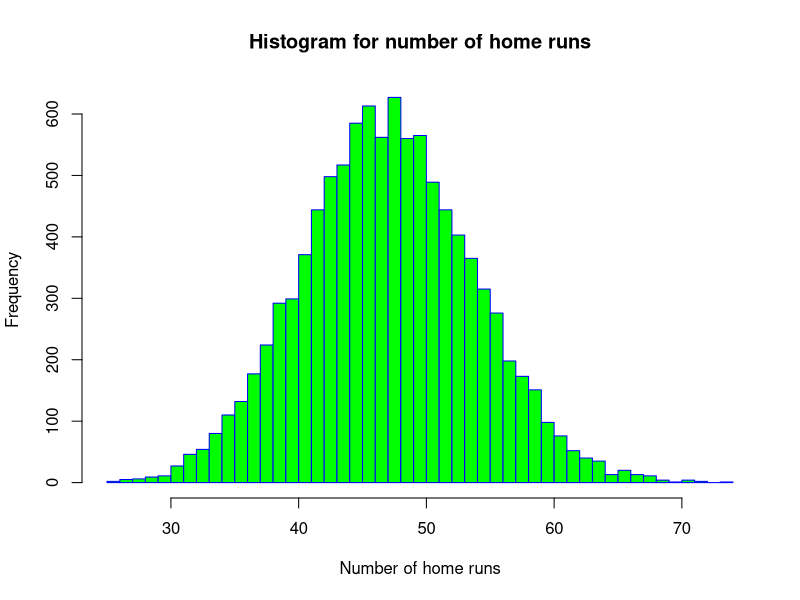

The R source for this figure:
##############################################################
### Simulating Moris'chance of beating the record of Babe Ruth
##############################################################
# The probability of home run has been provided in the book The Drunkard's Walk
prob.home.run <- 1/14.7

# The data about the plate appearance has been taken from 
# https://www.baseball-reference.com/teams/NYY/1961.shtml
plate.appearance <- 698

num.Moris <- 10000 # Number of Moris type player simulations we want to do.
home.run.vec <- replicate(num.Moris, sum(rbinom(n=698, size = 1, prob = prob.home.run)))
record.breach <- sum(home.run.vec>60)
print(record.breach)
prob.of.record.breach <- record.breach/num.Moris
print(prob.of.record.breach)

#################
### Plot the data
#################
hist(home.run.vec, 
     main="Histogram for number of home runs", 
     xlab="Number of home runs", 
     border="blue", 
     col="green",
     breaks=60,
     freq = TRUE)